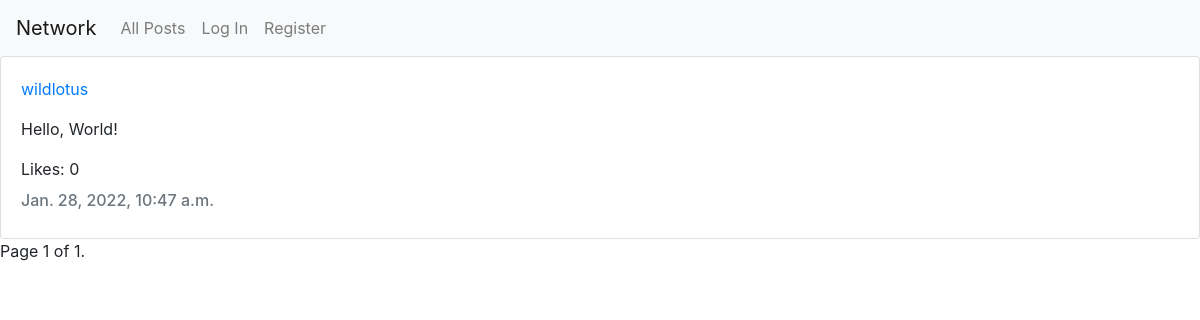
The app's page /profile/11/followings with its own data.
### network/models.py (models this page shows, shortened)
class Post(models.Model):
    post = models.TextField()
    author = models.ForeignKey(User, on_delete=models.CASCADE)
    likes = models.ManyToManyField(User, blank=True, related_name="likes")
    date = models.DateTimeField(auto_now_add=True)

class User(AbstractUser):
    followers = models.ManyToManyField("self", through="UserFollowing", related_name="following" , symmetrical=False)

### network/views.py (the view)
# urls.py: path('profile/<int:profile_id>/followings', views.followings, name="followings")
def followings(request, profile_id):
    user_profile = User.objects.get(pk=profile_id)
    followings = user_profile.following.all()
    posts = Post.objects.filter(author__in=followings).order_by('-date')
    paginator = Paginator(posts, 5)
    page_number = request.GET.get('page')
    page_obj = paginator.get_page(page_number)
    return render(request, "network/followings.html", {
        "page_obj": page_obj
    })

### network/templates/network/followings.html (shortened to what this page needs)
{% extends "network/layout.html" %}
{% block body %}
    {% for post in page_obj %}
        <div class="card">
            <div class="card-body">
                <p class="card-text">
                    <a href="{% url 'profile' post.author.id %}">{{ post.author }}</a>
                </p>
                <p class="card-text">{{ post.post }}</p>
                <p class="card-text">Likes: {{ post.likes.all.count }}</p>
                <h6 class="card-subtitle mb-2 text-muted">{{ post.date }}</h6>
            </div>
        </div>
    {% endfor %}
    <div class="pagination">
        <span class="step-links">
            <span class="current">
                Page {{ page_obj.number }} of {{ page_obj.paginator.num_pages }}.
            </span>
        </span>
    </div>
{% endblock %}

### records on screen
Post: author "wildlotus", post "Hello, World!", likes.all.count "0", date "Jan. 28, 2022, 10:47 a.m."

### other values on screen
{{ page_obj.number }} "1"
{{ page_obj.paginator.num_pages }} "1"
